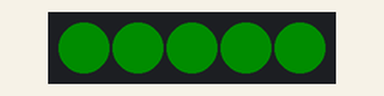
Simulated run of this program. Board: STM32 Blue Pill. On the bench: 5 RGB LEDs in strip order, left to right. Dim RGB values are drawn brighter than linear.

Above: at 0.45 s.
At 36.62 s:
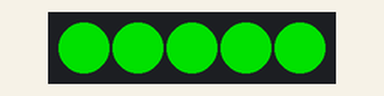
Timing chart, 0 to 40.0 s (numbered marks = the images above):
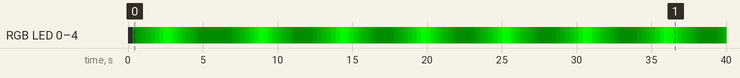

The program:

main.cpp
```cpp
#include <Arduino.h>

#include <WS2812FX.h>

#define LED_COUNT 5
#define LED_PIN PB3

#define TIMER_MS 5000

WS2812FX ws2812fx = WS2812FX(LED_COUNT, LED_PIN, NEO_GRB);


void setup()
{
  ws2812fx.init();
  ws2812fx.setBrightness(255);
  ws2812fx.setSpeed(1000);
  ws2812fx.setColor(GREEN);
  ws2812fx.setMode(FX_MODE_BREATH);
  ws2812fx.start();
}


void led_task()
{
  static unsigned long now = 0;
  static unsigned long last_change = 0;
  now = millis();
  if (now - last_change > TIMER_MS)
  {
    ws2812fx.setMode((ws2812fx.getMode() + 1) % ws2812fx.getModeCount());
    last_change = now;
  }
}

void loop()
{
  ws2812fx.service();
}
```

Measured:
- by itself, RGB LED 0–4: off → RGB(0, 13, 0) at 0.30 s, → RGB(0, 29, 0) 0.30 s later, → RGB(0, 45, 0) 0.30 s later, → RGB(0, 65, 0) 0.30 s later, … (115 changes in this stretch)
